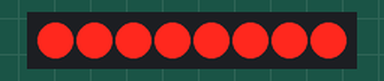
A sketch run on a simulated Arduino Uno, built with avr-gcc and run on an emulated ATmega328P. Parts: 8 shift-register outputs drawn as a row of LEDs (first output left, lit = HIGH). Wiring (inferred from the names in the program): shift register (74HC595): data pin 11; shift clock pin 12; latch pin 8. Wiring (inferred from the signals the program sends): row of LEDs: on Q0, Q1, Q2, Q3, Q4, Q5, Q6, Q7.

Above: at 0.05 s.
At 3.75 s:
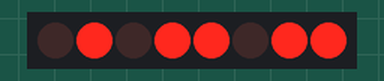
At 7.45 s:
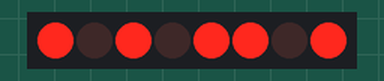
At 14.96 s:
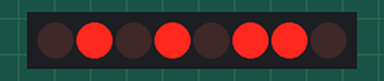
At 22.47 s:
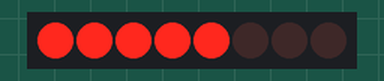
At 29.98 s:
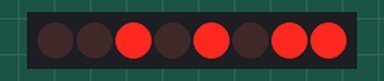
Timing chart, 0 to 33.3 s (numbered marks = the images above):
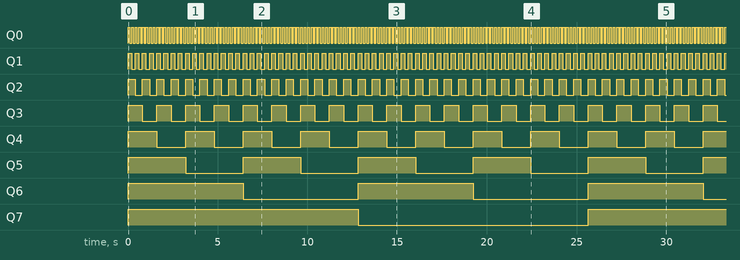

Measured:
- by itself, Q0: alternates HIGH for 0.10 s and LOW for 0.10 s
- by itself, Q1: alternates HIGH for 0.20 s and LOW for 0.20 s
- by itself, Q2: alternates HIGH for 0.40 s and LOW for 0.40 s
- by itself, Q3: alternates HIGH for 0.80 s and LOW for 0.80 s
- by itself, Q4: alternates HIGH for 1.6 s and LOW for 1.6 s
- by itself, Q5: alternates HIGH for 3.2 s and LOW for 3.2 s
- by itself, Q6: alternates HIGH for 6.4 s and LOW for 6.4 s
- by itself, Q7: alternates HIGH for 12.8 s and LOW for 12.8 s

The sketch:

LedMatrix.ino
```cpp
//Пин подключен к ST_CP входу 74HC595
int latchPin = 8;
//Пин подключен к SH_CP входу 74HC595
int clockPin = 12;
//Пин подключен к DS входу 74HC595
int dataPin = 11;


void setup() {
  //устанавливаем режим OUTPUT
  pinMode(latchPin, OUTPUT);
  pinMode(clockPin, OUTPUT);
  pinMode(dataPin, OUTPUT);
}

void loop() {
  // отсчитываем от 0 до 255  и отображаем значение на светодиоде
  for (int numberToDisplay = 255; numberToDisplay >= 0; numberToDisplay--) {
    // устанавливаем синхронизацию "защелки" на LOW
    digitalWrite(latchPin, LOW);
    // передаем последовательно на dataPin
    shiftOut(dataPin, clockPin, MSBFIRST, numberToDisplay);

    //"защелкиваем" регистр, тем самым устанавливая значения на выходах
    digitalWrite(latchPin, HIGH);
    // пауза перед следующей итерацией
    delay(100);
  }
}
```
